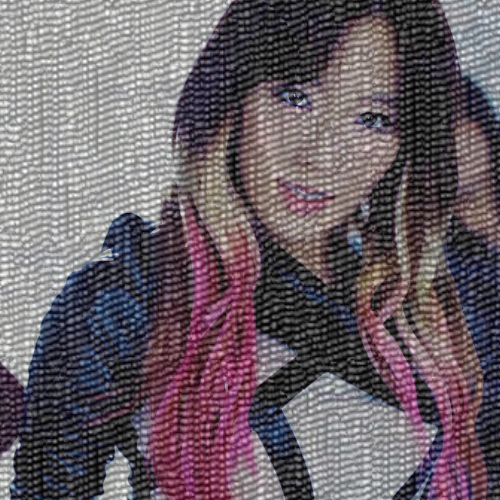
%> input picture HW3-4/taeyeon.jpg, 500 x 500 px
$ octave removingNoise.m   (GNU Octave 9; MATLAB toolbox functions it lacks are replaced by stand-ins)
%> lines starting %> are read from the running program, lines starting %| are printed output that depends on the picture
%% Removing noise using FFT.

img = imread( 'taeyeon.jpg' );
%> img is the input picture: size 500x500x3 uint8; mean R, G, B 107.7, 96.6, 103.7

T = mean(double(img), 3);   % T = rgb2gray( img );
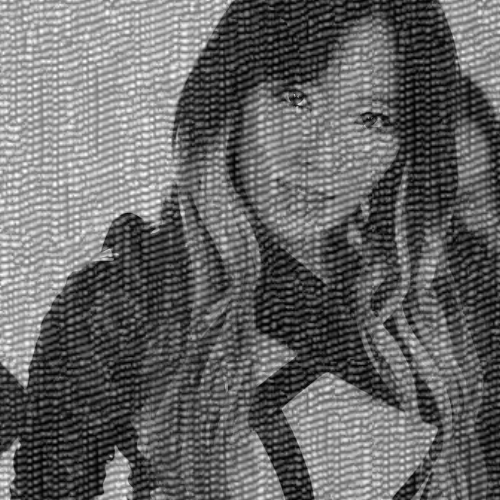
%> T: size 500x500 double; min 0, max 255, mean 102.7

[m, n] = size( T );
%> m = 500; n = 500
midM = floor( m/2 );
%> midM = 250
midN = floor( n/2 );
%> midN = 250

figure;
imshow( T );    % imshow( uint8(T) );
title( 'Original image' );

%% Computing the FFT2 of the image (two-sided FFT, applying F to both sides of the image matrix).

Z = fft2( T );
P = log( abs( Z ) );
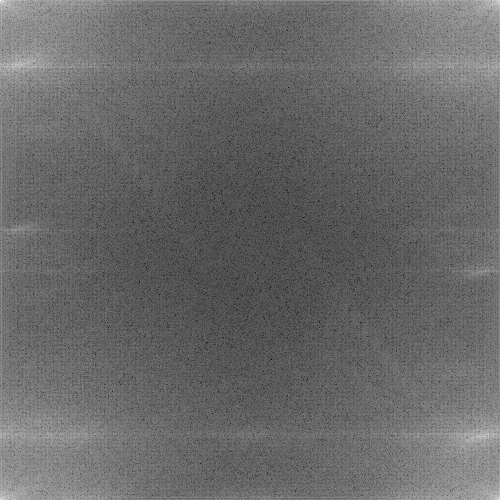
%> P: size 500x500 double; min 0.961, max 17.06, mean 7.63; drawn with min black and max white

% Move the origin of the transform to the center of the frequency rectangle.

Z_c = fftshift( Z );
P_c = fftshift( P );
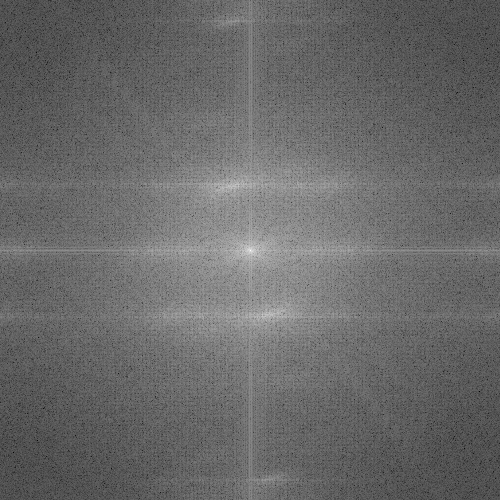
%> P_c: size 500x500 double; min 0.961, max 17.06, mean 7.63; mean of the top-left, top-right, bottom-left and bottom-right quarters 7.62, 7.61, 7.62, 7.65; drawn with min black and max white

figure;
imshow( P_c, [] );
title( '(Shifted) Log of the absolute-valued power spectrum' );


%% ...........


%% Reconstruct original image.
%
% T2 = ifft2( .... );           % Inverse of Fourier transform of the image.
%
% figure;
% imshow( real(T2), [] );
% title( 'Reconstructed image' );
%

$ run again, with HW3-4/flood.jpg copied over HW3-4/taeyeon.jpg
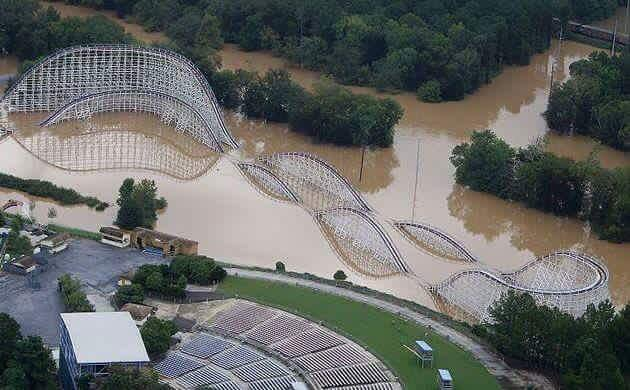
%> input picture HW3-4/flood.jpg, 630 x 390 px
%> img is the input picture: size 390x630x3 uint8; mean R, G, B 101.4, 103.3, 101
%> `P = log( abs( Z ) );`:
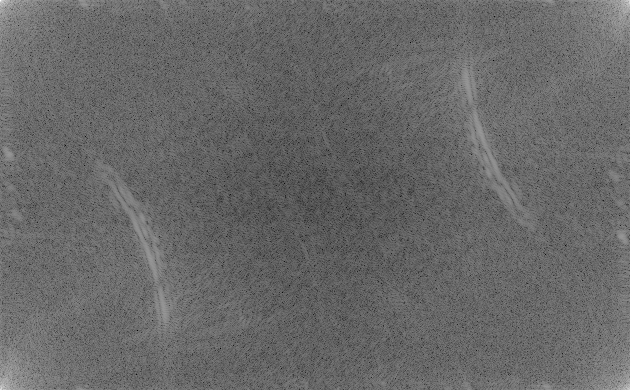
%> P: size 390x630 double; min 3.31, max 17.04, mean 8.93; drawn with min black and max white
%> `P_c = fftshift( P );`:
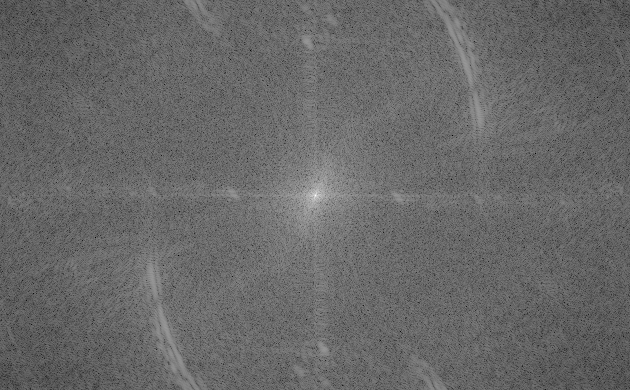
%> P_c: size 390x630 double; min 3.31, max 17.04, mean 8.93; mean of the top-left, top-right, bottom-left and bottom-right quarters 8.85, 9.01, 9.01, 8.87; drawn with min black and max white
